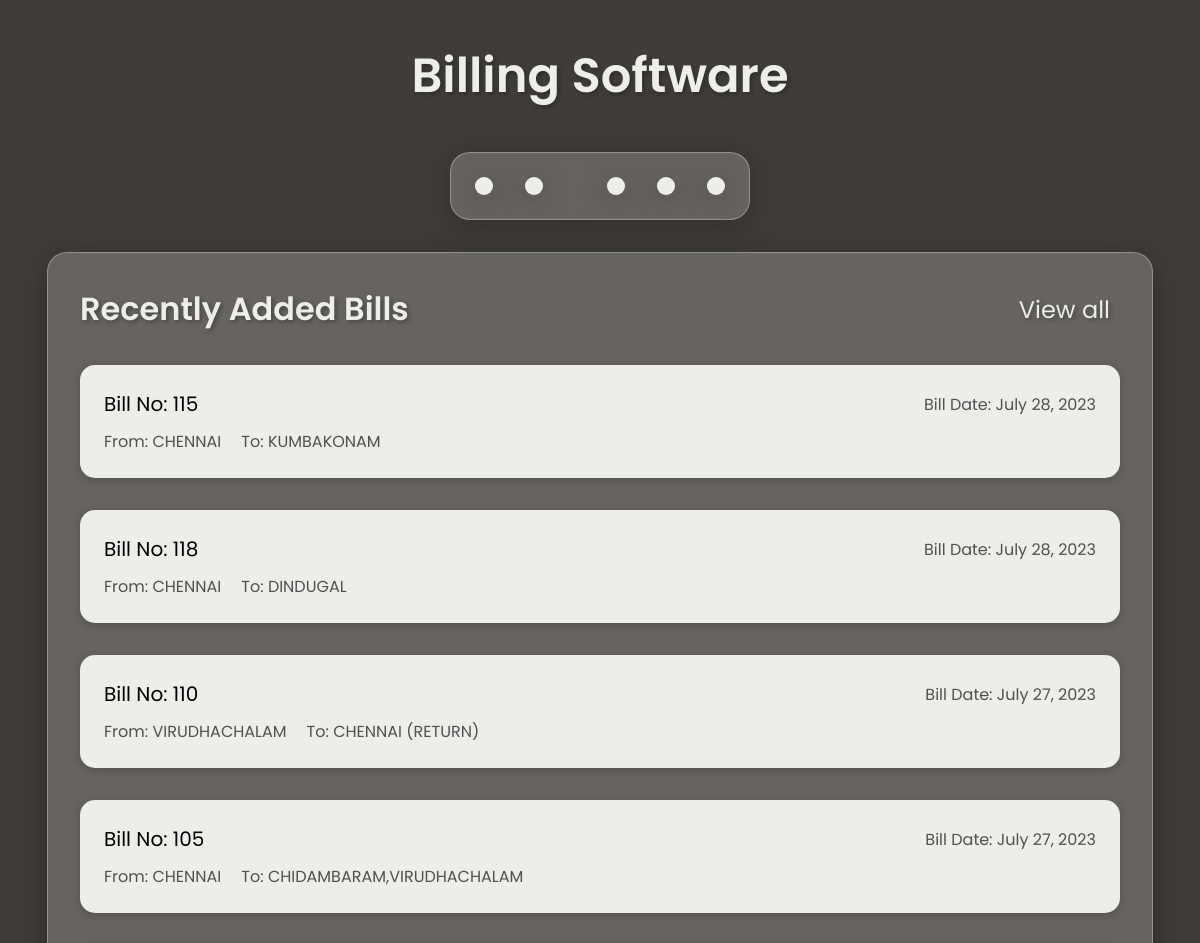
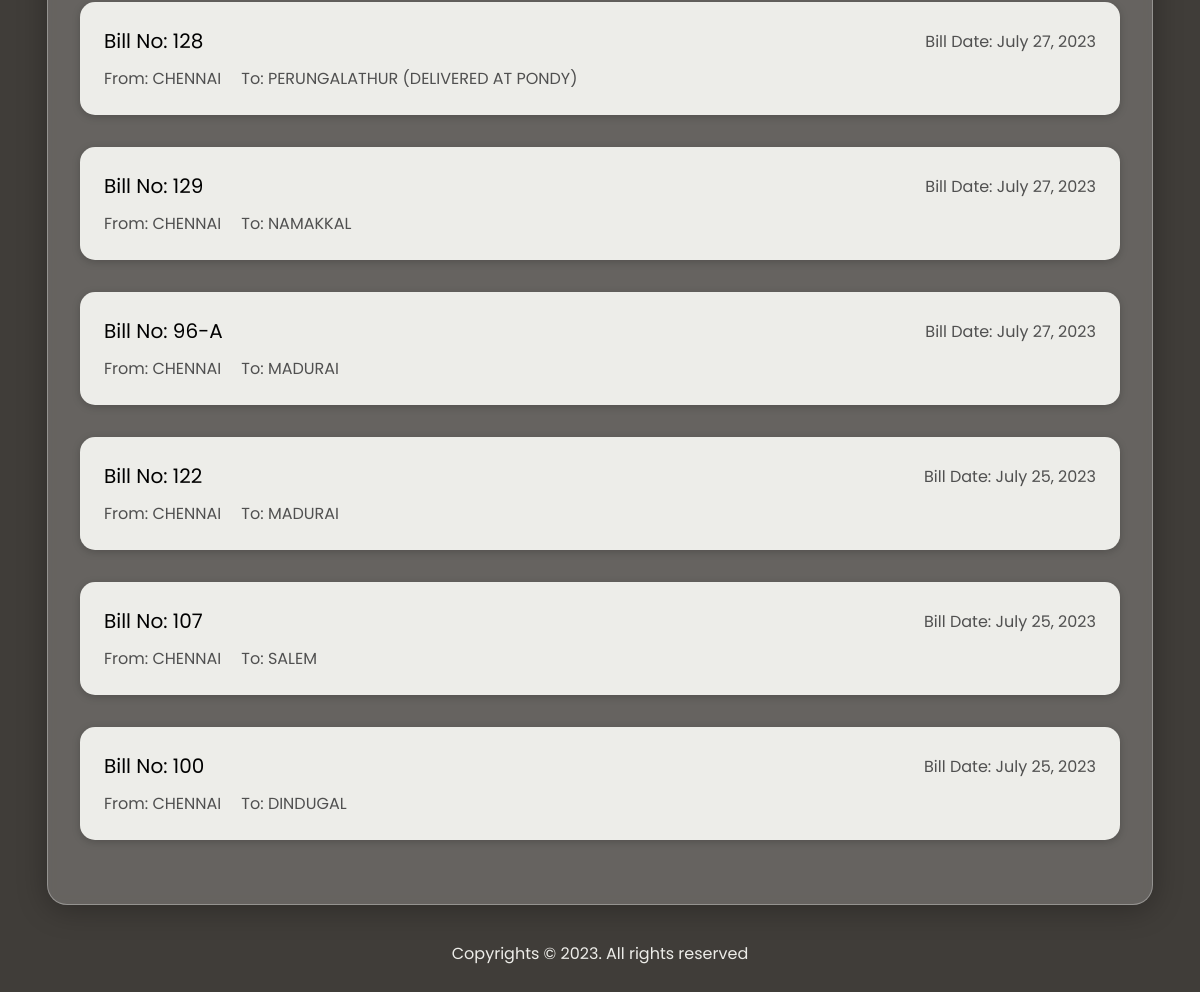
Before: / with the older database file (2 pictures, top to bottom).
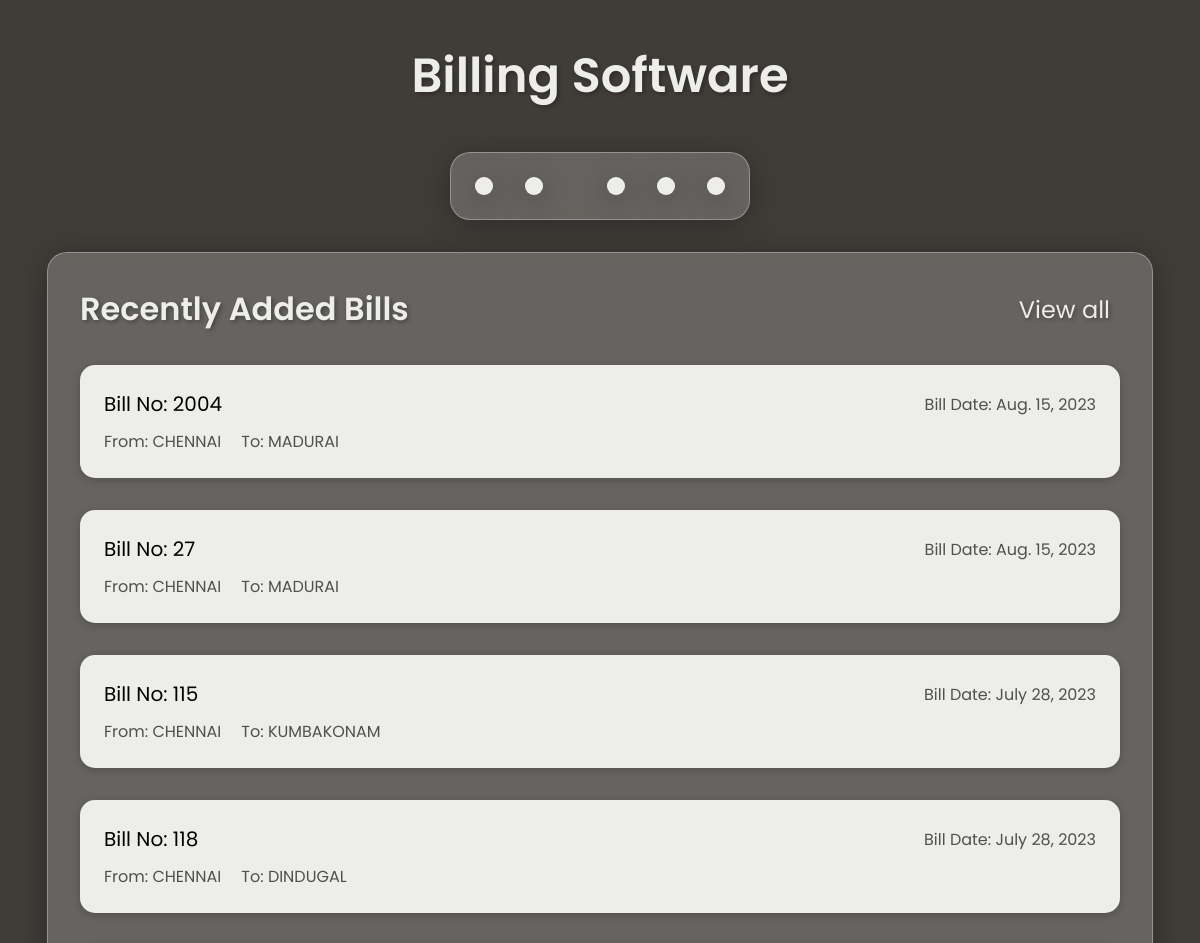
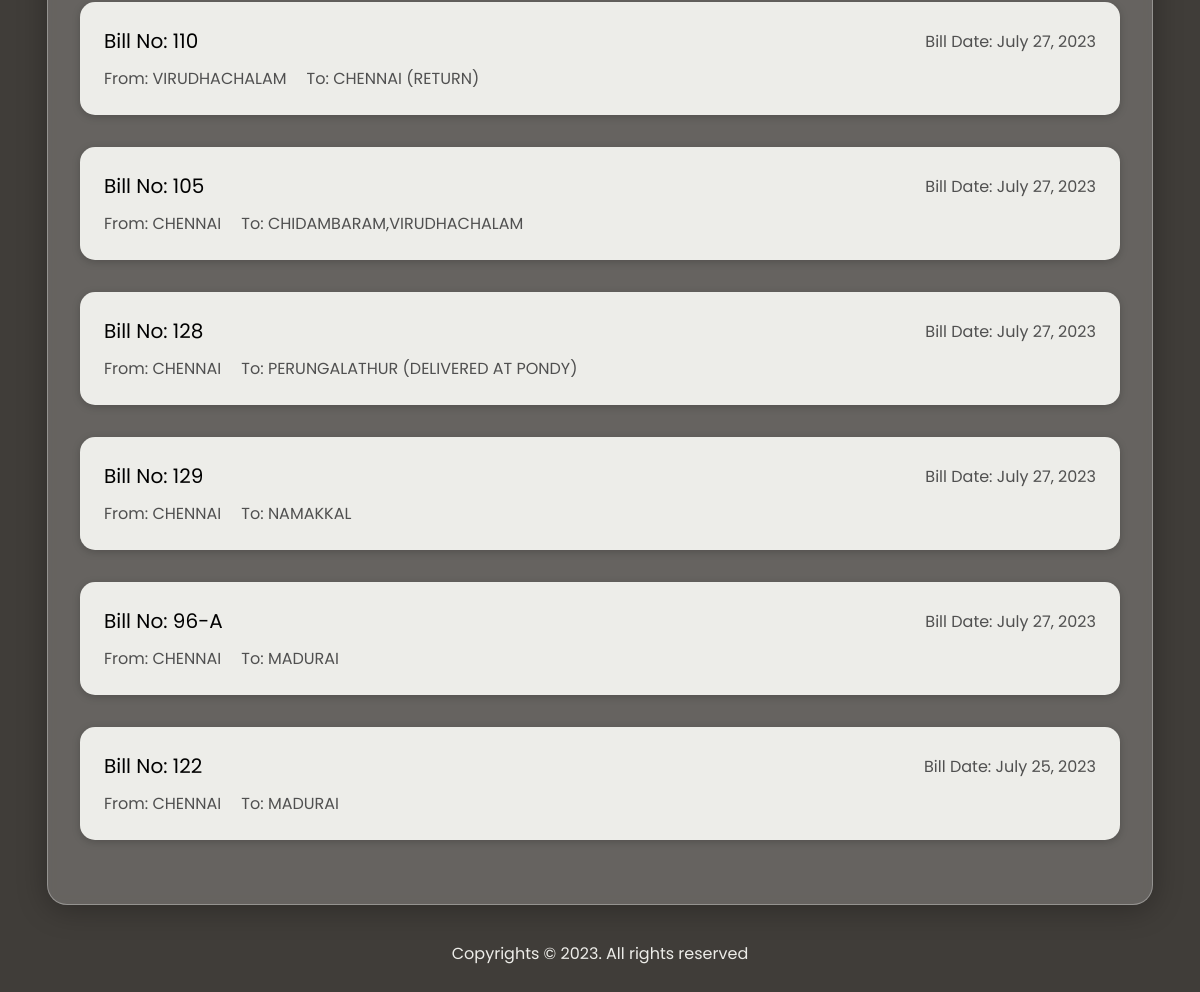
After: the same page with the newer database file (2 pictures, top to bottom).
### frontend/models.py (models this page shows)
class Bill(models.Model):
    bill_no = models.CharField(
        primary_key=True, null=False, blank=False, max_length=10)
    bill_date = models.DateField()
    from_field = models.CharField(blank=False, max_length=150)
    to_field = models.CharField(blank=False, max_length=150)
    customer_name = models.CharField(blank=False, max_length=150)
    customer_address_line_1 = models.TextField(blank=False, max_length=150)
    customer_address_line_2 = models.TextField(blank=True, max_length=150)
    customer_address_line_3 = models.TextField(blank=True, max_length=150)
    lr_no = models.CharField(max_length=150)
    lr_date = models.DateField(blank=True)
    invoice_no = models.CharField(max_length=150)
    truck_no = models.CharField(max_length=150)
    container_no = models.CharField(max_length=150)
    be_no = models.CharField(max_length=150)
    freight_charges = models.IntegerField(default=0)
    hamali_charges = models.IntegerField(default=0)
    halting_charges = models.IntegerField(default=0)
    weight_charges = models.IntegerField(default=0)
    bill_exchange_charges = models.IntegerField(default=0)
    total = models.IntegerField(default=0)

### frontend/views.py (the view)
# urls.py: 2. Add a URL to urlpatterns:  path('', views.home, name='home')
def home(request):
    bills = Bill.objects.all().order_by('-bill_date')
    bill_count = bills.count()
    return render(request, 'frontend/home.html', {'bills': bills[:10], "bill_count": bill_count})

### frontend/templates/frontend/home.html (shortened to what this page needs)
{% load static %}
<!DOCTYPE html>
<html lang="en">
  <head>
    <link rel="stylesheet" href={% static 'frontend/home.css' %}>
  </head>
  <body>
    <div class="main-container">
      <h1>Billing Software</h1>
      <div class="nav-bar">
        <div class="bill-btns">
          <a href="form/" class="create-bill btn">
          </a>
          <a href="all-bills/" class="all-bills btn">
          </a>
        </div>
        <div class="report-btns">
          <a href="dashboard/" class="dashboard btn">
          </a>
          <a href="statement/" class="statement btn">
          </a>
          <a href="vehicle-report/" class="vehicle-report btn">
          </a>
        </div>
      </div>
      <div class="bill-list">
        <div class="heading">
          <span>Recently Added Bills</span
          ><a href="all-bills/"
            >View all </a>
        </div>
        {% if bills %} {% for bill in bills %}
        <div
          class="bill"
          onclick="window.location.replace('/result/{{ bill.bill_no }}');"
        >
          <div class="row-1">
            <span class="bill-no">Bill No: {{ bill.bill_no }}</span>
            <span>Bill Date: {{ bill.bill_date}}</span>
          </div>
          <div class="row-2">
            <span>From: {{ bill.from_field }}</span>
            <span>To: {{ bill.to_field }}</span>
          </div>
        </div>
        {% endfor %} {% else %}
        <div class="no-bills">No Bills Added Recently.</div>
        {% endif %}
      </div>
    </div>
    <div class="copyright">Copyrights © 2023. All rights reserved</div>
  </body>
</html>

### frontend/static/frontend/home.css (style rules this page uses)
* { margin: 0; padding: 0; font-family: "Poppins", sans-serif; }
body { background-color: #403d39; display: flex; flex-direction: column; justify-content: center; align-items: center; padding: 2.5rem 5rem; }
.main-container { width: 100%; display: flex; flex-direction: column; justify-content: center; align-items: center; }
h1, .heading { text-align: center; color: #edede9; font-size: 3rem; font-weight: 600; margin-bottom: 2rem; text-shadow: 2px 2px 4px rgba(0, 0, 0, 0.3); }
.heading { display: flex; flex-direction: row; justify-content: space-between; align-items: center; font-size: 2rem; font-weight: 600; text-align: left; }
.heading a { text-decoration: none; color: #edede9; font-size: 1.5rem; font-weight: 400; display: flex; justify-content: center; align-items: center; gap: 10px; }
.bill-list { width: 100%; padding: 2rem; background: rgba(255, 255, 255, 0.2); border-radius: 20px; box-shadow: 0 4px 30px rgba(0, 0, 0, 0.3); backdrop-filter: blur(5px); border: 1px solid rgba(255, 255, 255, 0.3); }
.bill { width: auto; margin: 2rem 0; padding: 1.5rem; display: flex; flex-direction: column; justify-content: space-between; align-items: flex-start; gap: 10px; background-color: #edede9; border-radius: 15px; box-shadow: 0 2px 8px rgba(0, 0, 0, 0.2); transition: all 0.25s cubic-bezier(0.175, 0.885, 0.32, 1.275); cursor: pointer; }
.bill .bill-no { text-decoration: none; font-size: 1.25rem; color: black; }
.bill .row-1 { width: 100%; display: flex; flex-direction: row; justify-content: space-between; align-items: center; }
.bill .row-2 { display: flex; flex-direction: row; justify-content: flex-start; align-items: center; gap: 20px; }
.bill span { font-size: 1rem; color: rgb(80, 80, 80); }
.nav-bar { display: flex; flex-direction: row; justify-content: center; align-items: center; padding: 1rem; gap: 3rem; margin: 0.5rem 0 2rem 0; background: rgba(255, 255, 255, 0.2); border-radius: 20px; box-shadow: 0 4px 30px rgba(0, 0, 0, 0.3); backdrop-filter: blur(5px); border: 1px solid rgba(255, 255, 255, 0.3); }
.btn { display: flex; justify-content: center; align-items: center; color: black; font-size: 36px; padding: 0.5rem; background: #edede9; border-radius: 15px; box-shadow: 0 4px 30px rgba(0, 0, 0, 0.4); backdrop-filter: blur(5px); border: 1px solid rgba(255, 255, 255, 0.3); cursor: pointer; transition: all 0.25s cubic-bezier(0.175, 0.885, 0.32, 1.275); }
.bill-btns { display: flex; flex-direction: row; justify-content: center; align-items: center; padding: 0.5rem; gap: 2rem; }
.report-btns { display: flex; flex-direction: row; justify-content: center; align-items: center; padding: 0.5rem; gap: 2rem; }
.copyright { position: relative; margin-top: 2rem; width: 100%; height: 2rem; display: flex; justify-content: center; align-items: center; color: #edede9; }

Changed rows visible on the page:
no longer on this page (row unchanged): Bill: bill_no "107", bill_date "July 25, 2023", from_field "CHENNAI", to_field "SALEM"
no longer on this page (row unchanged): Bill: bill_no "100", bill_date "July 25, 2023", from_field "CHENNAI", to_field "DINDUGAL"
added Bill: bill_no "2004", bill_date "Aug. 15, 2023", from_field "CHENNAI", to_field "MADURAI"
added Bill: bill_no "27", bill_date "Aug. 15, 2023", from_field "CHENNAI", to_field "MADURAI"
